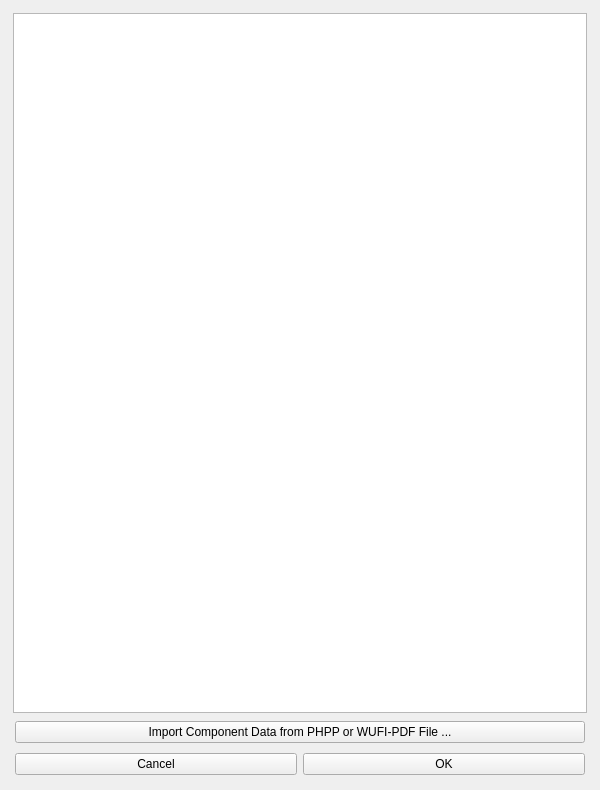
<?xml version="1.0" encoding="UTF-8"?>
<ui version="4.0">
 <class>Form</class>
 <widget class="QWidget" name="Form">
  <property name="geometry">
   <rect>
    <x>0</x>
    <y>0</y>
    <width>600</width>
    <height>790</height>
   </rect>
  </property>
  <property name="windowTitle">
   <string>Building Components</string>
  </property>
  <layout class="QVBoxLayout" name="verticalLayout_2">
   <item>
    <widget class="QFrame" name="frame">
     <property name="frameShadow">
      <enum>QFrame::Raised</enum>
     </property>
     <layout class="QVBoxLayout" name="verticalLayout">
      <property name="leftMargin">
       <number>2</number>
      </property>
      <property name="topMargin">
       <number>2</number>
      </property>
      <property name="rightMargin">
       <number>2</number>
      </property>
      <property name="bottomMargin">
       <number>2</number>
      </property>
      <item>
       <widget class="QTreeView" name="tree_view_bldg_component_info">
        <property name="uniformRowHeights">
         <bool>false</bool>
        </property>
        <property name="headerHidden">
         <bool>true</bool>
        </property>
       </widget>
      </item>
      <item>
       <widget class="QFrame" name="frame_3">
        <property name="frameShadow">
         <enum>QFrame::Raised</enum>
        </property>
        <layout class="QHBoxLayout" name="horizontalLayout_2">
         <property name="leftMargin">
          <number>2</number>
         </property>
         <property name="topMargin">
          <number>2</number>
         </property>
         <property name="rightMargin">
          <number>2</number>
         </property>
         <property name="bottomMargin">
          <number>2</number>
         </property>
         <item>
          <widget class="QPushButton" name="btn_add_bldg_component_info">
           <property name="text">
            <string>Import Component Data from PHPP or WUFI-PDF File ...</string>
           </property>
          </widget>
         </item>
        </layout>
       </widget>
      </item>
      <item>
       <widget class="QFrame" name="frame_2">
        <property name="frameShadow">
         <enum>QFrame::Raised</enum>
        </property>
        <layout class="QHBoxLayout" name="horizontalLayout">
         <property name="leftMargin">
          <number>2</number>
         </property>
         <property name="topMargin">
          <number>2</number>
         </property>
         <property name="rightMargin">
          <number>2</number>
         </property>
         <property name="bottomMargin">
          <number>2</number>
         </property>
         <item>
          <widget class="QPushButton" name="btn_Cancel">
           <property name="text">
            <string>Cancel</string>
           </property>
          </widget>
         </item>
         <item>
          <widget class="QPushButton" name="btn_OK">
           <property name="text">
            <string>OK</string>
           </property>
          </widget>
         </item>
        </layout>
       </widget>
      </item>
     </layout>
    </widget>
   </item>
  </layout>
 </widget>
 <resources/>
 <connections/>
</ui>
